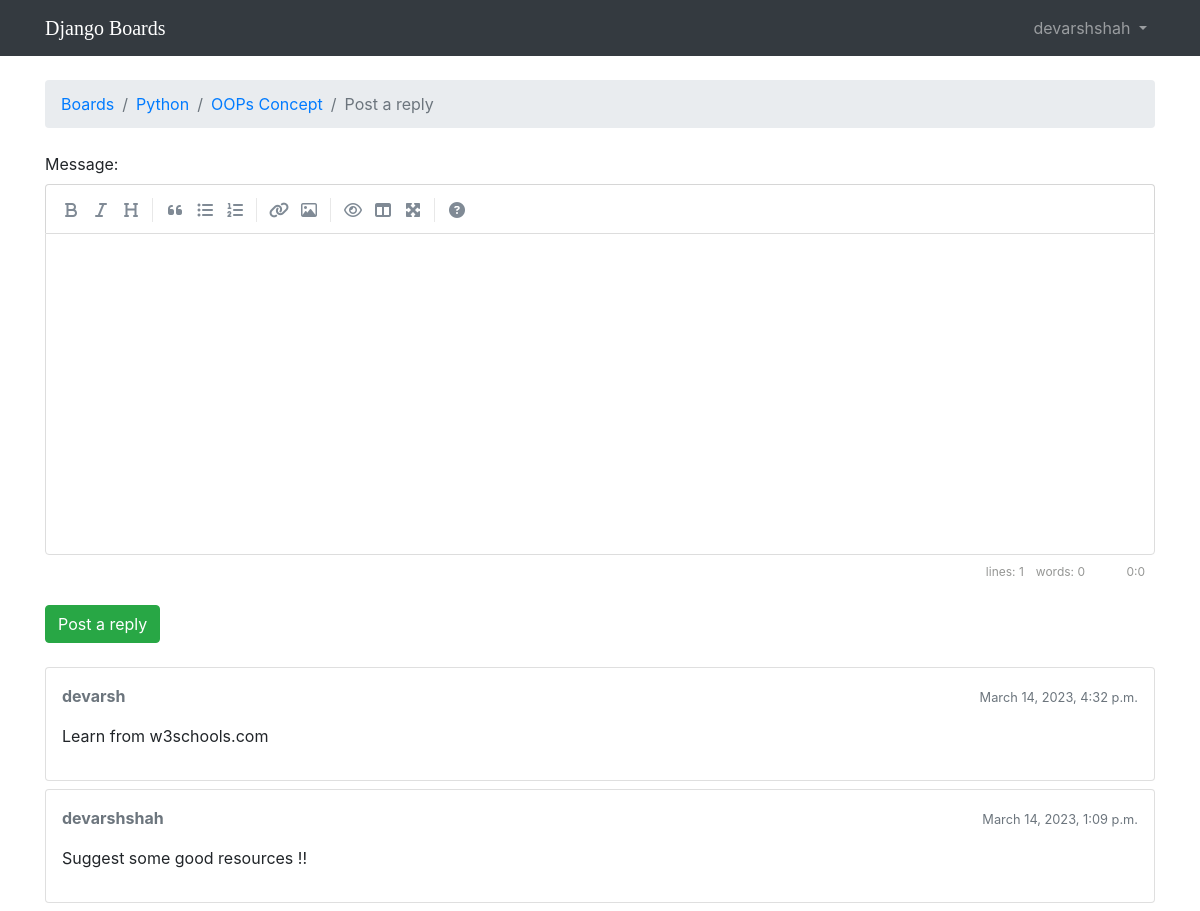
Before: /boards/2/topics/3/reply/ (signed in) with the older database file.
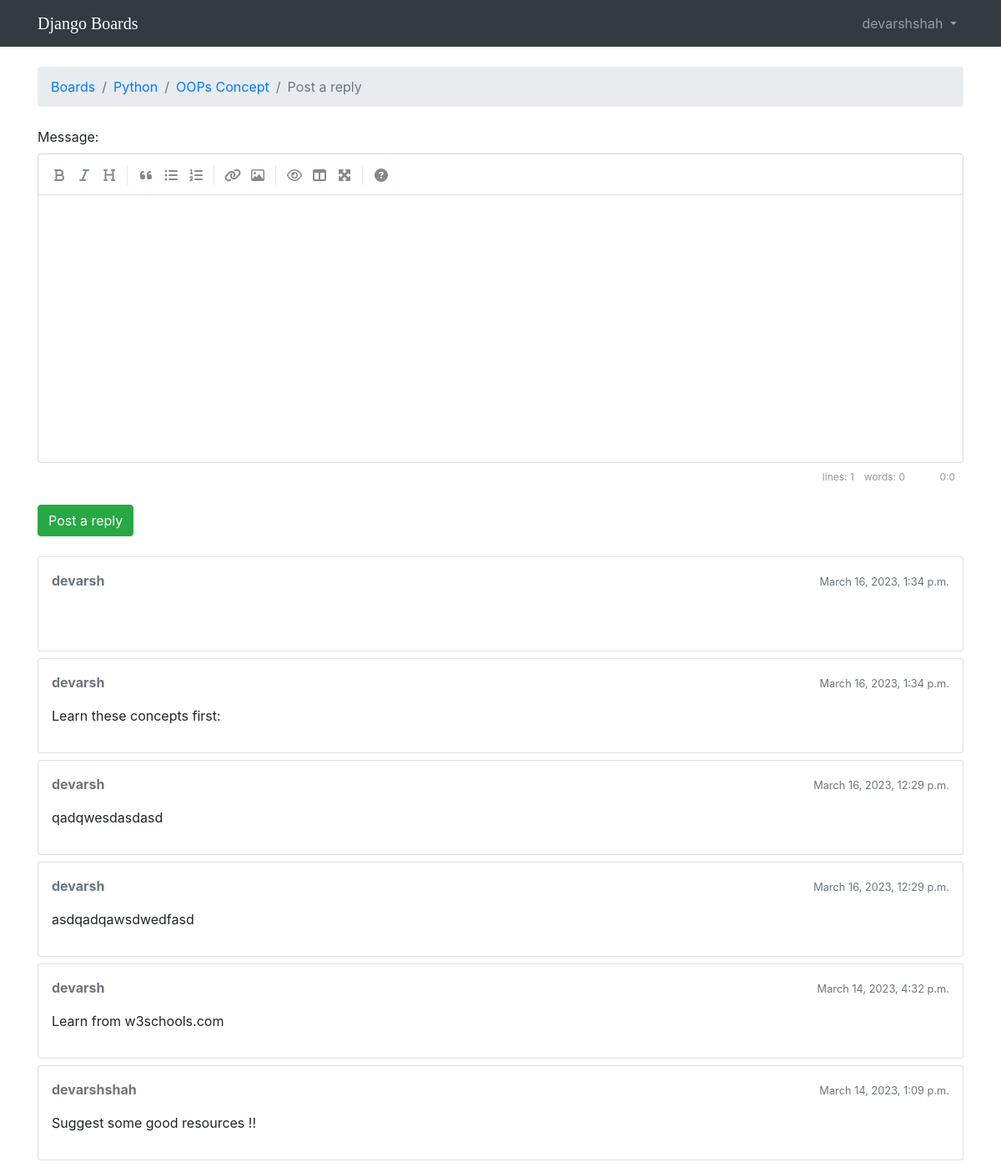
After: the same page with the newer database file.
### boards/models.py (models this page shows, shortened)
class Topic(models.Model):
    subject = models.CharField(max_length=255)
    last_updated = models.DateTimeField(auto_now_add=True)
    board = models.ForeignKey(Board, related_name='topics',on_delete=models.CASCADE)
    starter = models.ForeignKey(User, related_name='topics',on_delete=models.CASCADE)
    views = models.PositiveIntegerField(default=0)
    def get_last_ten_posts(self):
        return self.posts.order_by('-created_at')[:10]

class Board(models.Model):
    name = models.CharField(max_length=30, unique=True)
    description = models.CharField(max_length=100)

class Post(models.Model):
    message = models.TextField(max_length=4000)
    topic = models.ForeignKey(Topic, related_name='posts',on_delete=models.CASCADE)
    created_at = models.DateTimeField(auto_now_add=True)
    updated_at = models.DateTimeField(null=True)
    created_by = models.ForeignKey(User, related_name='posts',on_delete=models.CASCADE)
    updated_by = models.ForeignKey(User, null=True, related_name='+',on_delete=models.CASCADE)
    def get_message_as_markdown(self):
        return mark_safe(markdown(self.message, safe_mode='escape'))

### boards/views.py (the view)
# urls.py: path('boards/<int:pk>/topics/<int:topic_pk>/reply/', views.reply_topic, name='reply_topic'),
@login_required
def reply_topic(request, pk, topic_pk):
    topic = get_object_or_404(Topic, board__pk=pk, pk=topic_pk)
    if request.method == 'POST':
        form = PostForm(request.POST)
        if form.is_valid():
            post = form.save(commit=False)
            post.topic = topic
            post.created_by = request.user
            post.save()
            topic.last_updated = timezone.now()
            topic.save()
            topic_url = reverse('topic_posts', kwargs={'pk': pk, 'topic_pk': topic_pk})
            topic_post_url = '{url}?page={page}#{id}'.format(
                url=topic_url,
                id=post.pk,
                page=topic.get_page_count()
            )
            return redirect(topic_post_url)
    else:
        form = PostForm()
    return render(request, 'reply_topic.html', {'topic': topic, 'form': form})

### boards/templatetags/form_tags.py (called while the page is built)
@register.filter
def input_class(bound_field):
    css_class = ''
    if bound_field.form.is_bound:
        if bound_field.errors:
            css_class = 'is-invalid'
        elif field_type(bound_field) != 'PasswordInput':
            css_class = 'is-valid'
    return 'form-control {}'.format(css_class)

### templates/reply_topic.html (shortened to what this page needs)
{% extends 'base.html' %}
{% load static %}
{% block stylesheet %}
  <link rel="stylesheet" href="{% static 'css/simplemde.min.css' %}">
{% endblock %}
{% block breadcrumb %}
  <li class="breadcrumb-item"><a href="{% url 'home' %}">Boards</a></li>
  <li class="breadcrumb-item"><a href="{% url 'board_topics' topic.board.pk %}">{{ topic.board.name }}</a></li>
  <li class="breadcrumb-item"><a href="{% url 'topic_posts' topic.board.pk topic.pk %}">{{ topic.subject }}</a></li>
  <li class="breadcrumb-item active">Post a reply</li>
{% endblock %}
{% block content %}
  <form method="post" class="mb-4" novalidate>
    {% include 'includes/form.html' %}
    <button type="submit" class="btn btn-success">Post a reply</button>
  </form>
  {% for post in topic.get_last_ten_posts %}
    <div class="card mb-2">
      <div class="card-body p-3">
        <div class="row mb-3">
          <div class="col-6">
            <strong class="text-muted">{{ post.created_by.username }}</strong>
          </div>
          <div class="col-6 text-right">
            <small class="text-muted">{{ post.created_at }}</small>
          </div>
        </div>
        {{ post.get_message_as_markdown }}
      </div>
    </div>
  {% endfor %}
{% endblock %}

### templates/base.html (shortened to what this page needs)
{% load static %}<!DOCTYPE html>
<html>
  <head>
    <link rel="stylesheet" href="{% static 'css/bootstrap.min.css' %}">
    <link rel="stylesheet" href="{% static 'css/app.css' %}">
    {% block stylesheet %}{% endblock %}
  </head>
  <body>
    {% block body %}
    <nav class="navbar navbar-expand-sm navbar-dark bg-dark">
      <div class="container">
        <a class="navbar-brand" href="{% url 'home' %}">Django Boards</a>
        <div class="collapse navbar-collapse" id="mainMenu">
          {% if user.is_authenticated %}
            <ul class="navbar-nav ml-auto">
              <li class="nav-item dropdown">
                <a class="nav-link dropdown-toggle" href="#" id="userMenu" data-toggle="dropdown" aria-haspopup="true" aria-expanded="false">
                  {{ user.username }}
                </a>
              </li>
            </ul>
          {% else %}
            <form class="form-inline ml-auto">
              <a href="{% url 'login' %}" class="btn btn-outline-secondary">Log in</a>
              <a href="{% url 'signup' %}" class="btn btn-primary ml-2">Sign up</a>
            </form>
          {% endif %}
        </div>
      </div>
    </nav>
  <div class="container">
    <ol class="breadcrumb my-4">
      {% block breadcrumb %}
      {% endblock %}
    </ol>
    {% block content %}
    {% endblock %}
  </div>
{% endblock body %}
  </body>
</html>

### templates/includes/form.html (shortened to what this page needs)
{% load form_tags widget_tweaks %}
{% for field in form %}
  <div class="form-group">
    {{ field.label_tag }}
  </div>
{% endfor %}

### static/css/app.css (style rules this page uses)
.navbar-brand { font-family: 'Tilt Warp', cursive; }

Changed rows visible on the page:
added Post: created_by.username "devarsh", created_at "March 16, 2023, 1:34 p.m."
added Post: created_by.username "devarsh", created_at "March 16, 2023, 1:34 p.m.", get_message_as_markdown "Learn these concepts first:"
added Post: created_by.username "devarsh", created_at "March 16, 2023, 12:29 p.m.", get_message_as_markdown "qadqwesdasdasd"
added Post: created_by.username "devarsh", created_at "March 16, 2023, 12:29 p.m.", get_message_as_markdown "asdqadqawsdwedfasd"
